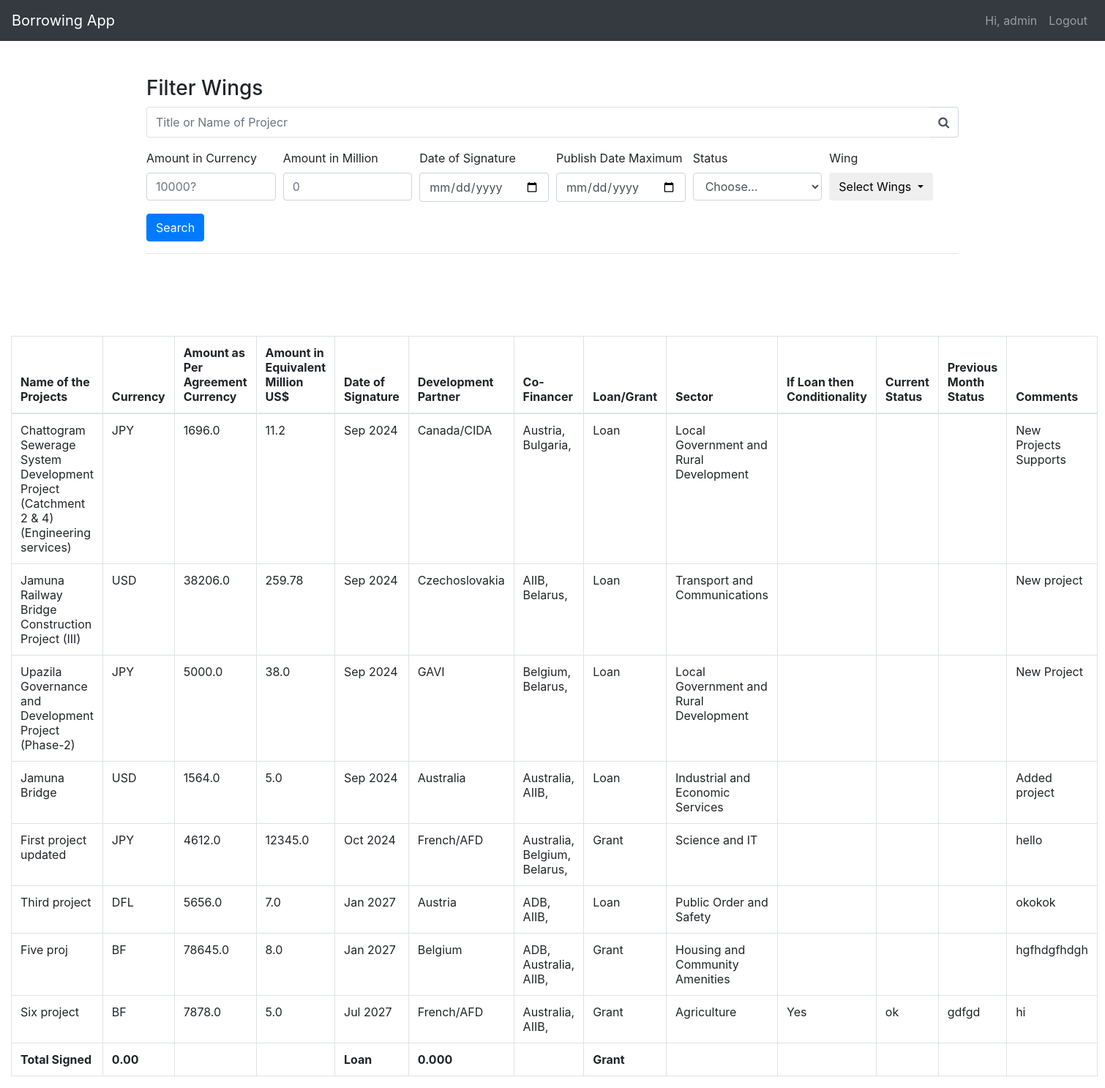
The app's page / (signed in) with its own data.
### Wing/models.py (models this page shows, shortened)
class Wing_One(models.Model):
    wing = models.ForeignKey(User, null=True, on_delete=models.CASCADE)
    name = models.CharField(max_length=3000, null=True)
    currency = models.CharField(max_length=100, choices=CURRENCY, default='USD')
    amount_as_per_agreement_currency = models.FloatField()
    amount_in_equivalent_million_us = models.FloatField()
    date_of_signature = models.DateTimeField()
    development_partner = models.CharField(max_length=100, choices=DEV_PARTNER)
    co_financer = models.ManyToManyField(CO_FINANCER)
    loan_or_grant = models.CharField(max_length=200, choices=LOAN_GRANT, default='Loan')
    status = models.CharField(max_length=100, choices=PROPABILITY)
    sector = models.CharField(max_length=500, choices=SECTOR, default='General Public Services')
    if_loan_conditionally = models.TextField(null=True, blank=True)
    current_status = models.TextField(null=True, blank=True)
    previous_month_status = models.TextField(null=True, blank=True)
    comments = models.TextField(null=True, blank=True)
    updated = models.DateTimeField(auto_now=True)

class CO_FINANCER(models.Model):
    name = models.CharField(max_length=100, choices=DEV_PARTNER)
    def __str__(self):
        return self.name

### Wing/decorators.py (the view)
    def wrapper_func(request, *args, **kawrgs):
        group = None
        if request.user.groups.exists():
            group = request.user.groups.all()[0].name
        if group == "wings":
            return redirect('home')
        if group == "admin":
            return view_func(request, *args, **kawrgs)

### templates/dashboard.html (shortened to what this page needs)
{% extends 'base.html' %}
{% block content %}
<div class="container mt-5">
{% include 'filter.html' %}
</div>
<br><br>
<div class="container-fluid">
  <div class="mt-5">
    <table class="table table-bordered">
      <thead>
        <tr>
          <th scope="col">Name of the Projects</th>
          <th scope="col">Currency</th>
          <th scope="col">Amount as Per Agreement Currency</th>
          <th scope="col">Amount in Equivalent Million US$</th>
          <th scope="col">Date of Signature</th>
          <th scope="col">Development Partner</th>
          <th scope="col">Co-Financer</th>
          <th scope="col">Loan/Grant</th>
          <th scope="col">Sector</th>
          <th scope="col">If Loan then Conditionality</th>
          <th scope="col">Current Status</th>
          <th scope="col">Previous Month Status</th>
          <th scope="col">Comments</th>
        </tr>
      </thead>
      <tbody>
        {% for obj in queryset %}
        <tr>
          <td>{{ obj.name }}</td>
          <td>{{ obj.currency }}</td>
          <td>{{ obj.amount_as_per_agreement_currency }}</td>
          <td>{{ obj.amount_in_equivalent_million_us }}</td>
          <td>{{ obj.date_of_signature|date:'M Y' }}</td>
          <td>{{ obj.development_partner }}</td>
          <td>
            {% for co in obj.co_financer.all %}
              {{ co }},
            {% endfor %}
          </td>
          <td>{{ obj.loan_or_grant }}</td>
          <td>{{ obj.sector }}</td>
          <td>{{ obj.if_loan_conditionally }}</td>
          <td>{{ obj.current_status }}</td>
          <td>{{ obj.previous_month_status }}</td>
          <td>{{ obj.comments }}</td>
        </tr>
        {% endfor %}
        <tr>
          <th scope="col">Total Signed</th>
          <th scope="col">0.00</th>
          <th scope="col"></th>
          <th scope="col"></th>
          <th scope="col">Loan</th>
          <th scope="col">0.000</th>
          <th></th>
          <th scope="col">Grant</th>
          <th scope="col"></th>
          <th scope="col"></th>
          <th scope="col"></th>
          <th scope="col"></th>
          <th scope="col"></th>
        </tr>
      </tbody>
    </table>
  </div>
</div>
{% endblock %}

### templates/base.html (shortened to what this page needs)
{% load crispy_forms_tags %}
<html lang="en">
  <head>
    <link rel="stylesheet" href="https://cdn.jsdelivr.net/npm/bootstrap@4.0.0/dist/css/bootstrap.min.css">
    <link rel="stylesheet" href="https://cdnjs.cloudflare.com/ajax/libs/font-awesome/4.7.0/css/font-awesome.min.css" />
    <link href="https://cdn.jsdelivr.net/npm/select2@4.1.0-rc.0/dist/css/select2.min.css" rel="stylesheet" />
  </head>
  <body>
    {% include 'navbar.html' %}
    {% block content %}
    {% endblock %}
</body>
</html>

### templates/navbar.html (shortened to what this page needs)
<nav class="navbar navbar-expand-lg navbar-dark bg-dark">
    <a class="navbar-brand" href="{% url 'home' %}">Borrowing App</a>
    <div class="collapse navbar-collapse" id="navbarSupportedContent">
      <ul class="navbar-nav ml-auto">
        {% if request.user.is_authenticated %}
          <a class="nav-link" href="">Hi, {{ request.user.username }}</a>
          <a class="nav-link" href="{% url 'logout' %}">Logout</a>
        {% else %}
        <li class="nav-item"></li>
          <a class="nav-link" href="{% url 'login' %}">Login</a>
        </li>
        {% endif %}
      </ul>
    </div>
  </nav>

### templates/filter.html (shortened to what this page needs)
<h3>Filter Wings</h3>
<form method="GET" action=".">
  <div class="form-row">
      <div class="form-group col-12">
          <div class="input-group">
              <input class="form-control py-2 border-right-0 border" type="search" name="name_of_proj" placeholder="Title or Name of Projecr" />
              <span class="input-group-append">
                  <div class="input-group-text bg-transparent">
                      <i class="fa fa-search"></i>
                  </div>
              </span>
          </div>
      </div>
  </div>
  <div class="form-row">
    <div class="form-group col-md-2 col-lg-2">
      <label for="viewCountMin">Amount in Currency</label>
      <input type="number" min=0 class="form-control" id="viewCountMin" placeholder="10000?" name="amount_per_currency">
    </div>
    <div class="form-group col-md-2 col-lg-2">
      <label for="viewCountMax">Amount in Million</label>
      <input type="number" min=0 class="form-control" id="viewCountMax" placeholder="0" name="amount_in_million">
    </div>
    <div class="form-group col-md-2 col-lg-2">
      <label for="publishDateMin">Date of Signature</label>
      <input type="date" class="form-control" id="publishDateMin" name="date_min">
    </div>
    <div class="form-group col-md-2 col-lg-2">
      <label for="publishDateMax">Publish Date Maximum</label>
      <input type="date" class="form-control" id="publishDateMax" name="date_max">
    </div>
    <div class="form-group col-md-2">
      <label for="category">Status</label>
      <select id="category" class="form-control" name="category">
        <option selected>Choose...</option>
      </select>
    </div>
    <div class="form-group col-md-2">
        <label for="category">Wing</label>
        <div class="dropdown">
        <button class="btn dropdown-toggle" type="button" id="dropdownMenuButton" data-toggle="dropdown" aria-haspopup="true" aria-expanded="false">
              Select Wings
            </button>
          </div>
      </div>
  </div>
  <button type="submit" class="btn btn-primary">Search</button>
</form>
<hr />

### records on screen
Wing_One: name "Chattogram Sewerage System Development Project (Catchment 2 & 4) (Engineering services)", currency "JPY", amount_as_per_agreement_currency "1696.0", amount_in_equivalent_million_us "11.2", date_of_signature "Sep 2024", development_partner "Canada/CIDA", loan_or_grant "Loan", sector "Local Government and Rural Development", comments "New Projects Supports"
CO_FINANCER: name "Austria"
CO_FINANCER: name "Bulgaria"
Wing_One: name "Jamuna Railway Bridge Construction Project (III)", currency "USD", amount_as_per_agreement_currency "38206.0", amount_in_equivalent_million_us "259.78", date_of_signature "Sep 2024", development_partner "Czechoslovakia", loan_or_grant "Loan", sector "Transport and Communications", comments "New project"
CO_FINANCER: name "AIIB"
CO_FINANCER: name "Belarus"
Wing_One: name "Upazila Governance and Development Project (Phase-2)", currency "JPY", amount_as_per_agreement_currency "5000.0", amount_in_equivalent_million_us "38.0", date_of_signature "Sep 2024", development_partner "GAVI", loan_or_grant "Loan", sector "Local Government and Rural Development", comments "New Project"
CO_FINANCER: name "Belgium"
Wing_One: name "Jamuna Bridge", currency "USD", amount_as_per_agreement_currency "1564.0", amount_in_equivalent_million_us "5.0", date_of_signature "Sep 2024", development_partner "Australia", loan_or_grant "Loan", sector "Industrial and Economic Services", comments "Added project"
CO_FINANCER: name "Australia"
Wing_One: name "First project updated", currency "JPY", amount_as_per_agreement_currency "4612.0", amount_in_equivalent_million_us "12345.0", date_of_signature "Oct 2024", development_partner "French/AFD", loan_or_grant "Grant", sector "Science and IT", comments "hello"
Wing_One: name "Third project", currency "DFL", amount_as_per_agreement_currency "5656.0", amount_in_equivalent_million_us "7.0", date_of_signature "Jan 2027", development_partner "Austria", loan_or_grant "Loan", sector "Public Order and Safety", comments "okokok"
CO_FINANCER: name "ADB"
Wing_One: name "Five proj", currency "BF", amount_as_per_agreement_currency "78645.0", amount_in_equivalent_million_us "8.0", date_of_signature "Jan 2027", development_partner "Belgium", loan_or_grant "Grant", sector "Housing and Community Amenities", comments "hgfhdgfhdgh"
Wing_One: name "Six project", currency "BF", amount_as_per_agreement_currency "7878.0", amount_in_equivalent_million_us "5.0", date_of_signature "Jul 2027", development_partner "French/AFD", loan_or_grant "Grant", sector "Agriculture", if_loan_conditionally "Yes", current_status "ok", previous_month_status "gdfgd", comments "hi"

### other values on screen
{{ request.user.username }} "admin"
